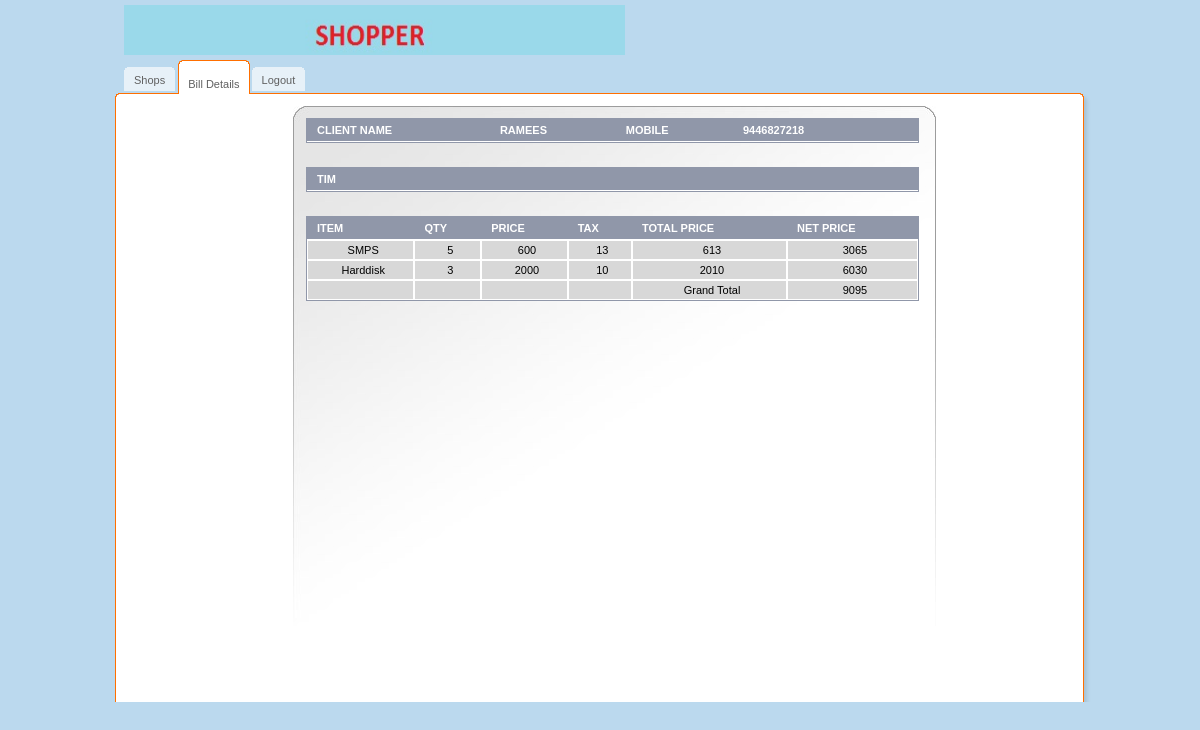
Page /src/bill_details.php?bill=6 on the committed database.
### tables this page shows
CREATE TABLE IF NOT EXISTS `purchase` (
  `bill-no` int(11) NOT NULL,
  `shop-id` int(11) NOT NULL,
  `purchase-id` int(11) NOT NULL AUTO_INCREMENT,
  `time` timestamp NOT NULL DEFAULT CURRENT_TIMESTAMP,
  `customer-name` varchar(50) NOT NULL,
  `customer-mob` varchar(50) NOT NULL,
  `day` int(11) NOT NULL,
  `month` varchar(50) NOT NULL,
  `year` int(11) NOT NULL,
  PRIMARY KEY (`purchase-id`)
);

CREATE TABLE IF NOT EXISTS `bill` (
  `no` int(11) NOT NULL AUTO_INCREMENT,
  `id` int(11) NOT NULL,
  `product_id` int(11) NOT NULL,
  `qty` int(11) NOT NULL,
  PRIMARY KEY (`no`)
);

CREATE TABLE IF NOT EXISTS `product` (
  `id` int(11) NOT NULL AUTO_INCREMENT,
  `name` varchar(50) NOT NULL,
  `unit-price` double NOT NULL,
  `tax` double NOT NULL,
  `stock` int(11) NOT NULL,
  `minimum-stock` int(11) NOT NULL,
  `shop_id` int(11) NOT NULL,
  PRIMARY KEY (`id`)
);

### src/bill_details.php (the view, shortened to what this page needs)
<!DOCTYPE html PUBLIC "-//W3C//DTD XHTML 1.0 Transitional//EN" "http://www.w3.org/TR/xhtml1/DTD/xhtml1-transitional.dtd">
<html>
    <head>
    </head>
    <body>
        <div id="main">
            <div id="header">
                <a href="shops.php" class="logo"><img src="../img/logos.jpeg" width="501" height="50" alt=""/></a>
                <ul id="top-navigation">
                    <li><span><span><a href="shops.php">Shops</a></span></span></li>
                    <li class="active"><span><span><a href="#">Bill Details</a></span></span></li>
                    <li><span><span><a href="../index.php">Logout</a></span></span></li>
                </ul>
            </div>
            <div id="middle">
                <div id="left-column">
                </div>
                <div id="center-column">
                    <table class="listing form" cellpadding="0" cellspacing="0">
                        <tr>
                            <?php
                            require 'dbconfig.php';
                            try {
                                $conn = new PDO("mysql:host=$host;dbname=$dbname", $username, $password);
                                $sql = "SELECT * FROM PURCHASE WHERE `BILL-NO`=" . $_GET['bill'];
                                $result = $conn->query($sql);
                                if ($result->execute()) {
                                    $row = $result->fetch(PDO::FETCH_ASSOC);
                                    echo '
                        <th class="full" >Client Name</th>
                            <th class="full" >' . $row['customer-name'] . '</th>
                            <th class="full" >Mobile</th>
                            <th class="full" >' . $row['customer-mob'] . '</th>
                            <th class="full" ></th>
';
                                } else {
                                    die("Can't execute the query");
                                }
                            } catch (PDOException $pe) {
                                die("Can't connect to the database $dbname :" . $pe->getMessage());
                            }
                            ?>
                        </tr>
                    </table>
                    <br></br>
                    <table class="listing form" cellpadding="0" cellspacing="0">
                        <tr>
                            <?php
                            echo '
                        <th class="full" >Tim</th>
                            <th class="full" >' . $_GET['time'] . '</th>
                            <th class="full" ></th>
                            <th class="full" ></th>
                            <th class="full" ></th>
                            <th class="full" ></th>
                            <th class="full" ></th>
';
                            ?>
                        </tr>
                    </table>
                    <br></br>
                    <table class="listing form" cellpadding="0" cellspacing="0">
                        <tr>
                            <th class="full" >Item</th>
                            <th class="full" >Qty</th>
                            <th class="full" >Price</th>
                            <th class="full" >Tax</th>
                            <th class="full" >Total Price</th>
                            <th class="full" >Net Price</th>
                        </tr>
                        <?php
                        try {
                            $sql = "SELECT `product`.`name`,`qty`,`product`.`unit-price`,`product`.`tax`,`product`.`unit-price`+`product`.`tax` AS `total_price`,(`product`.`unit-price`+`product`.`tax`)*`qty` AS `net_price` FROM `product`,`bill` WHERE `bill`.`id`=" . $_GET['bill'] . " AND `product`.`id`=`bill`.`product_id`";
                            $result = $conn->prepare($sql);
                            if ($result->execute()) {
                                $grand_price=0;
                                while ($row = $result->fetch(PDO::FETCH_ASSOC)) {
                                    echo '<tr>
                            <td>' . $row['name'] . '</td>
                            <td>' . $row['qty'] . '</td>';
              echo '              <td>' . $row['unit-price'] . '</td>
                                <td>' . $row['tax'] . '</td>
                       <td>' . $row['total_price'] . '</td>'
                      . '<td>' . $row['net_price'] . '</td>';
$grand_price=$grand_price+$row['net_price'];
                                    echo '</tr>';
                                }
                                         echo '<tr>
                            <td></td>
                            <td></td>';
              echo '              <td></td>
                                <td></td>
                       <td>Grand Total</td>'
                      . '<td>' . $grand_price . '</td>';
                                    echo '</tr>';
                            } else {
                                die("Can't execute the query");
                            }
                        } catch (PDOException $pe) {
                            die("Can't connect to the database $dbname :" . $pe->getMessage());
                        }
                        ?>
                    </table>
                </div>
            </div>
        </div>
    </body>
</html>

### css/all.css (style rules this page uses)
body { margin:0;padding:0;background:#BBD9EE;color:#000;font-family:tahoma,arial,sans-serif;font-size:11px; }
img { border:none; }
a { color:#060606;text-decoration:none }
#main { width:992px;margin:0 auto; }
#header { position:relative;width:992px;height:106px;background:url(../img/bg-header.gif) no-repeat left bottom; }
a.logo { position:absolute;top:5px;left:20px; }
#top-navigation { position:absolute;top:60px;left:20px;margin:0;padding:0;list-style:none; }
#top-navigation li { float:left;margin:0 3px 0 0;height:34px;background:url(../img/tab.gif) repeat-x top; }
#top-navigation li a { float:left;display:block;height:20px;line-height:19px;color:#606060;padding:4px 0 0 0; }
#top-navigation li span { float:left;background:url(../img/tab-left.gif) no-repeat left top; }
#top-navigation li span span { background:url(../img/tab-right.gif) no-repeat right top;padding:7px 10px 0 10px; }
#top-navigation li.active { padding:0;height:34px;background:url(../img/tab-active.gif) repeat-x top;margin-right:2px; }
#top-navigation li.active span { background:url(../img/tab-active-left.gif) no-repeat left top;height:34px; }
#top-navigation li.active span span { background:url(../img/tab-active-right.gif) no-repeat right top;height:23px;padding:11px 10px 0 10px;line-height:19px;color:#606060; }
#middle { float:left;width:967px;background:url(../img/bg-middle.gif) repeat-y left;padding:0 13px 0 12px; }
#left-column { float:left;padding:1px 14px 0 12px;width:151px; }
#center-column { float:left;width:614px;background:url(../img/bg-center-column.jpg) no-repeat left top;min-height:584px;padding:12px 16px 0 13px; }
table.listing { border-bottom:1px solid #9097A9;width:613px;padding:0;margin:0;border:1px solid #9097A9; }
table.listing th { border-top:0!important; }
table.listing th.full { border-left:0;border-right:0!important;text-align:left;text-transform:uppercase; }
table.listing td,table.listing th { border:1px solid #fff;text-align:center; }
table.listing th { background:#9097A9;color:#fff;padding:5px; }
table.listing td { background:#D8D8D8;color:#000;padding:3px 5px; }
table.form th,table.form td { padding-left:10px; }

### rows in the picture
purchase: value "RAMEES", value "9446827218"
bill: product.name "SMPS", qty "5", product "600", product.tax "13", total_price "613", net_price "3065"
bill: product.name "Harddisk", qty "3", product "2000", product.tax "10", total_price "2010", net_price "6030"

### other values in the picture
$grand_price "9095"
